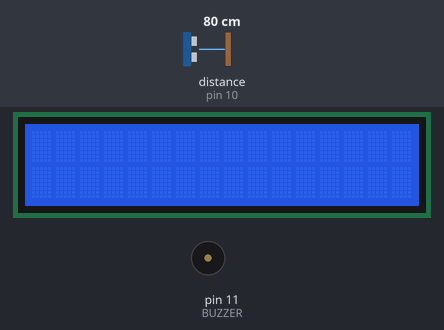
Bench run of a sketch on a simulated Arduino Uno, built with avr-gcc and run on an emulated ATmega328P. On the bench: 16×2 character LCD, buzzer (waves = sounding). Wiring (inferred from the names in the program): ultrasonic range finder: trigger pin 9; echo pin 10. The inputs (shaded band) are chosen by the test bench; at power-on: distance to the obstacle (sensor on pin 10) 80 cm. The echo pulse lasts 58.3 µs per cm; what the sketch prints to the serial monitor is not drawn.

Above: at 1.2 s.
1.3 s: distance to the obstacle (sensor on pin 10) set to 9 cm
At 3.4 s:
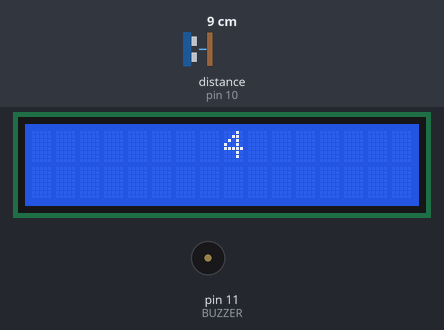
3.5 s: distance to the obstacle (sensor on pin 10) set to 2 cm
5.0 s: distance to the obstacle (sensor on pin 10) set to 9 cm
At 11.6 s:
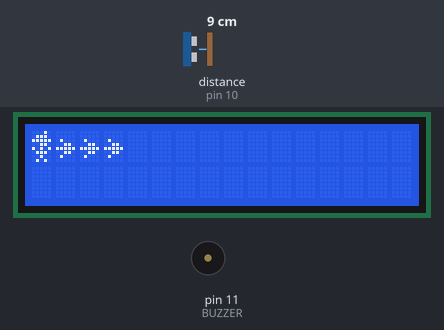
At 12.8 s:
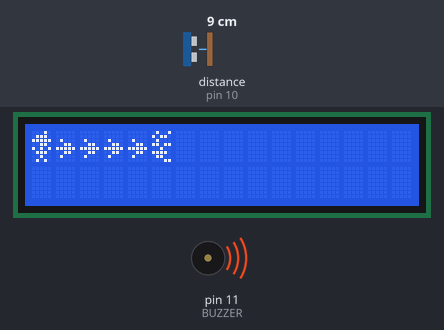
Timing chart, 0 to 13.0 s (numbered marks = the images above; inputs shaded):
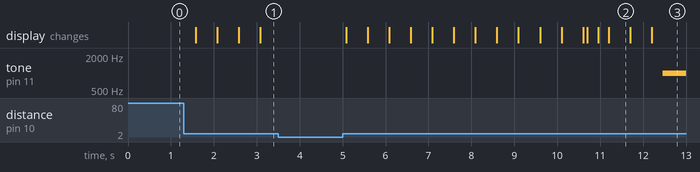

Measured:
- after the input at 1.3 s, the display: first changes after 0.28 s (image 1 shows a later state)
- after the input at 3.5 s, every drawn part: stays the same
- after the input at 5.0 s, tone on pin 11 (BUZZER): silent → 1000 Hz after 7.5 s; the display: first changes after 0.09 s (image 2 shows a later state)
- what the display in image 2 shows lasts 0.5 s, from 11.2 s to 11.7 s

The sketch:

Pantalla_con_contador_animacion.ino
```cpp
/*
   Fundacion Kinal
   Centro educativo tecnico laboral Kinal
   Quinto perito
   Quinto electronica
   Codigo Tecnico: EB5AM
   Curso: Taller de electronica digital y reparacion de computadoras I
   Proyecto: Contador de aforo
   Nombre: Jared Hernan Ruiz Anleu
   Fecha: 28/04/23
*/
#include <LiquidCrystal.h>


#define disparo  9 //definimos el pin al que conectaremos el trigger
#define receptor  10 //definimos el pin al que conetaremos el echo

#define RS  2
#define E   3
#define D4  4
#define D5  5
#define D6  6
#define D7  7

#define BUZZER  11

int contador = 0;


LiquidCrystal LCD_Jared(RS, E, D4, D5, D6, D7);

byte Goku[] = {
  B00010,
  B01110,
  B11111,
  B00110,
  B10101,
  B01110,
  B00100,
  B01010
};

byte Kameha[] = {
  B00000,
  B00000,
  B01000,
  B00110,
  B11111,
  B00110,
  B01000,
  B00000
};
byte explocion[] = {
  B01001,
  B10110,
  B01000,
  B11011,
  B00100,
  B11110,
  B01100,
  B00011
};

void setup() {
  Serial.begin(9600);
  pinMode(disparo, OUTPUT);//definimos la variable disparo como una salida
  pinMode(receptor,INPUT);//definimos la variable receptro como una entrada
  pinMode(BUZZER,OUTPUT);
  LCD_Jared.begin(16,2);
  LCD_Jared.createChar(1,Goku);
  LCD_Jared.createChar(2,Kameha);
  LCD_Jared.createChar(3,explocion);
}
void loop() {

  long sensor, distancia; //variables para saber ditancia

  delay(500);
  digitalWrite(disparo,LOW);
  delayMicroseconds(2);
  digitalWrite(disparo,HIGH);
  delayMicroseconds(10);
  digitalWrite(disparo,LOW);
  sensor = pulseIn(receptor,HIGH);
  distancia = sensor/59;

 if(distancia >= 6 && distancia <= 10){
     contador++;
     Serial.println(contador);
     Para_jalarNumero(contador);
 }
 if(contador >= 16){
   delay(100);
   LCD_Jared.clear();
   LCD_Jared.setCursor(0,0);
   LCD_Jared.write(1);
   LCD_Jared.setCursor(1,0);
   LCD_Jared.write(2);
   delay(250);
   LCD_Jared.setCursor(2,0);
   LCD_Jared.write(2);
   delay(250);
   LCD_Jared.setCursor(3,0);
   LCD_Jared.write(2);
   delay(250);
   delay(250);
   LCD_Jared.setCursor(4,0);
   LCD_Jared.write(2);
   delay(250);
   delay(250);
   LCD_Jared.setCursor(5,0);
   LCD_Jared.write(3);
   delay(250);
   tone(BUZZER,1000);

 }

}

  void Para_jalarNumero(int contador){
    switch(contador){
      case 0:
       Numero_0_PANTALLA();
       break;

      case 1:
       Numero_1_PANTALLA();
       break;

      case 2:
       Numero_2_PANTALLA();
       break;

      case 3:
       Numero_3_PANTALLA();
       break;

      case 4:
       Numero_4_PANTALLA();
       break;

      case 5:
       Numero_5_PANTALLA();
       break;

      case 6:
       Numero_6_PANTALLA();
       break;

      case 7:
       Numero_7_PANTALLA();
       break;

      case 8:
       Numero_8_PANTALLA();
       break;

      case 9:
       Numero_9_PANTALLA();
       break;

      case 10:
       Numero_10_PANTALLA();
       break;

      case 11:
       Numero_11_PANTALLA();
       break;

      case 12:
       Numero_12_PANTALLA();
       break;

      case 13:
       Numero_13_PANTALLA();
       break;

      case 14:
       Numero_14_PANTALLA();
       break;

      case 15:
       Numero_15_PANTALLA();
       break;

      case 16:
       Numero_16_PANTALLA();
       break;
    }
    }
   void Numero_0_PANTALLA(){
    LCD_Jared.setCursor(8,0);
    LCD_Jared.print("0");
   }
   void Numero_1_PANTALLA(){
     LCD_Jared.setCursor(8,0);
     LCD_Jared.print("1");
   }
   void Numero_2_PANTALLA(){
     LCD_Jared.setCursor(8,0);
     LCD_Jared.print("2");
   }
   void Numero_3_PANTALLA(){
    LCD_Jared.setCursor(8,0);
    LCD_Jared.print("3");
   }
   void Numero_4_PANTALLA(){
    LCD_Jared.setCursor(8,0);
    LCD_Jared.print("4");
   }
   void Numero_5_PANTALLA(){
    LCD_Jared.setCursor(8,0);
    LCD_Jared.print("5");
   }
   void Numero_6_PANTALLA(){
    LCD_Jared.setCursor(8,0);
    LCD_Jared.print("6");
   }
   void Numero_7_PANTALLA(){
    LCD_Jared.setCursor(8,0);
    LCD_Jared.print("7");
   }
   void Numero_8_PANTALLA(){
    LCD_Jared.setCursor(8,0);
    LCD_Jared.print("8");
   }
   void Numero_9_PANTALLA(){
    LCD_Jared.setCursor(8,0);
    LCD_Jared.print("9");
   }
    void Numero_10_PANTALLA(){
    LCD_Jared.setCursor(8,0);
    LCD_Jared.print("10");
   }
    void Numero_11_PANTALLA(){
    LCD_Jared.setCursor(8,0);
    LCD_Jared.print("11");
   }
    void Numero_12_PANTALLA(){
    LCD_Jared.setCursor(8,0);
    LCD_Jared.print("12");
   }
    void Numero_13_PANTALLA(){
    LCD_Jared.setCursor(8,0);
    LCD_Jared.print("13");
   }
    void Numero_14_PANTALLA(){
    LCD_Jared.setCursor(8,0);
    LCD_Jared.print("14");
   }
    void Numero_15_PANTALLA(){
    LCD_Jared.setCursor(8,0);
    LCD_Jared.print("15");
   }
    void Numero_16_PANTALLA(){
    LCD_Jared.setCursor(8,0);
    LCD_Jared.print("16");
   }
```
